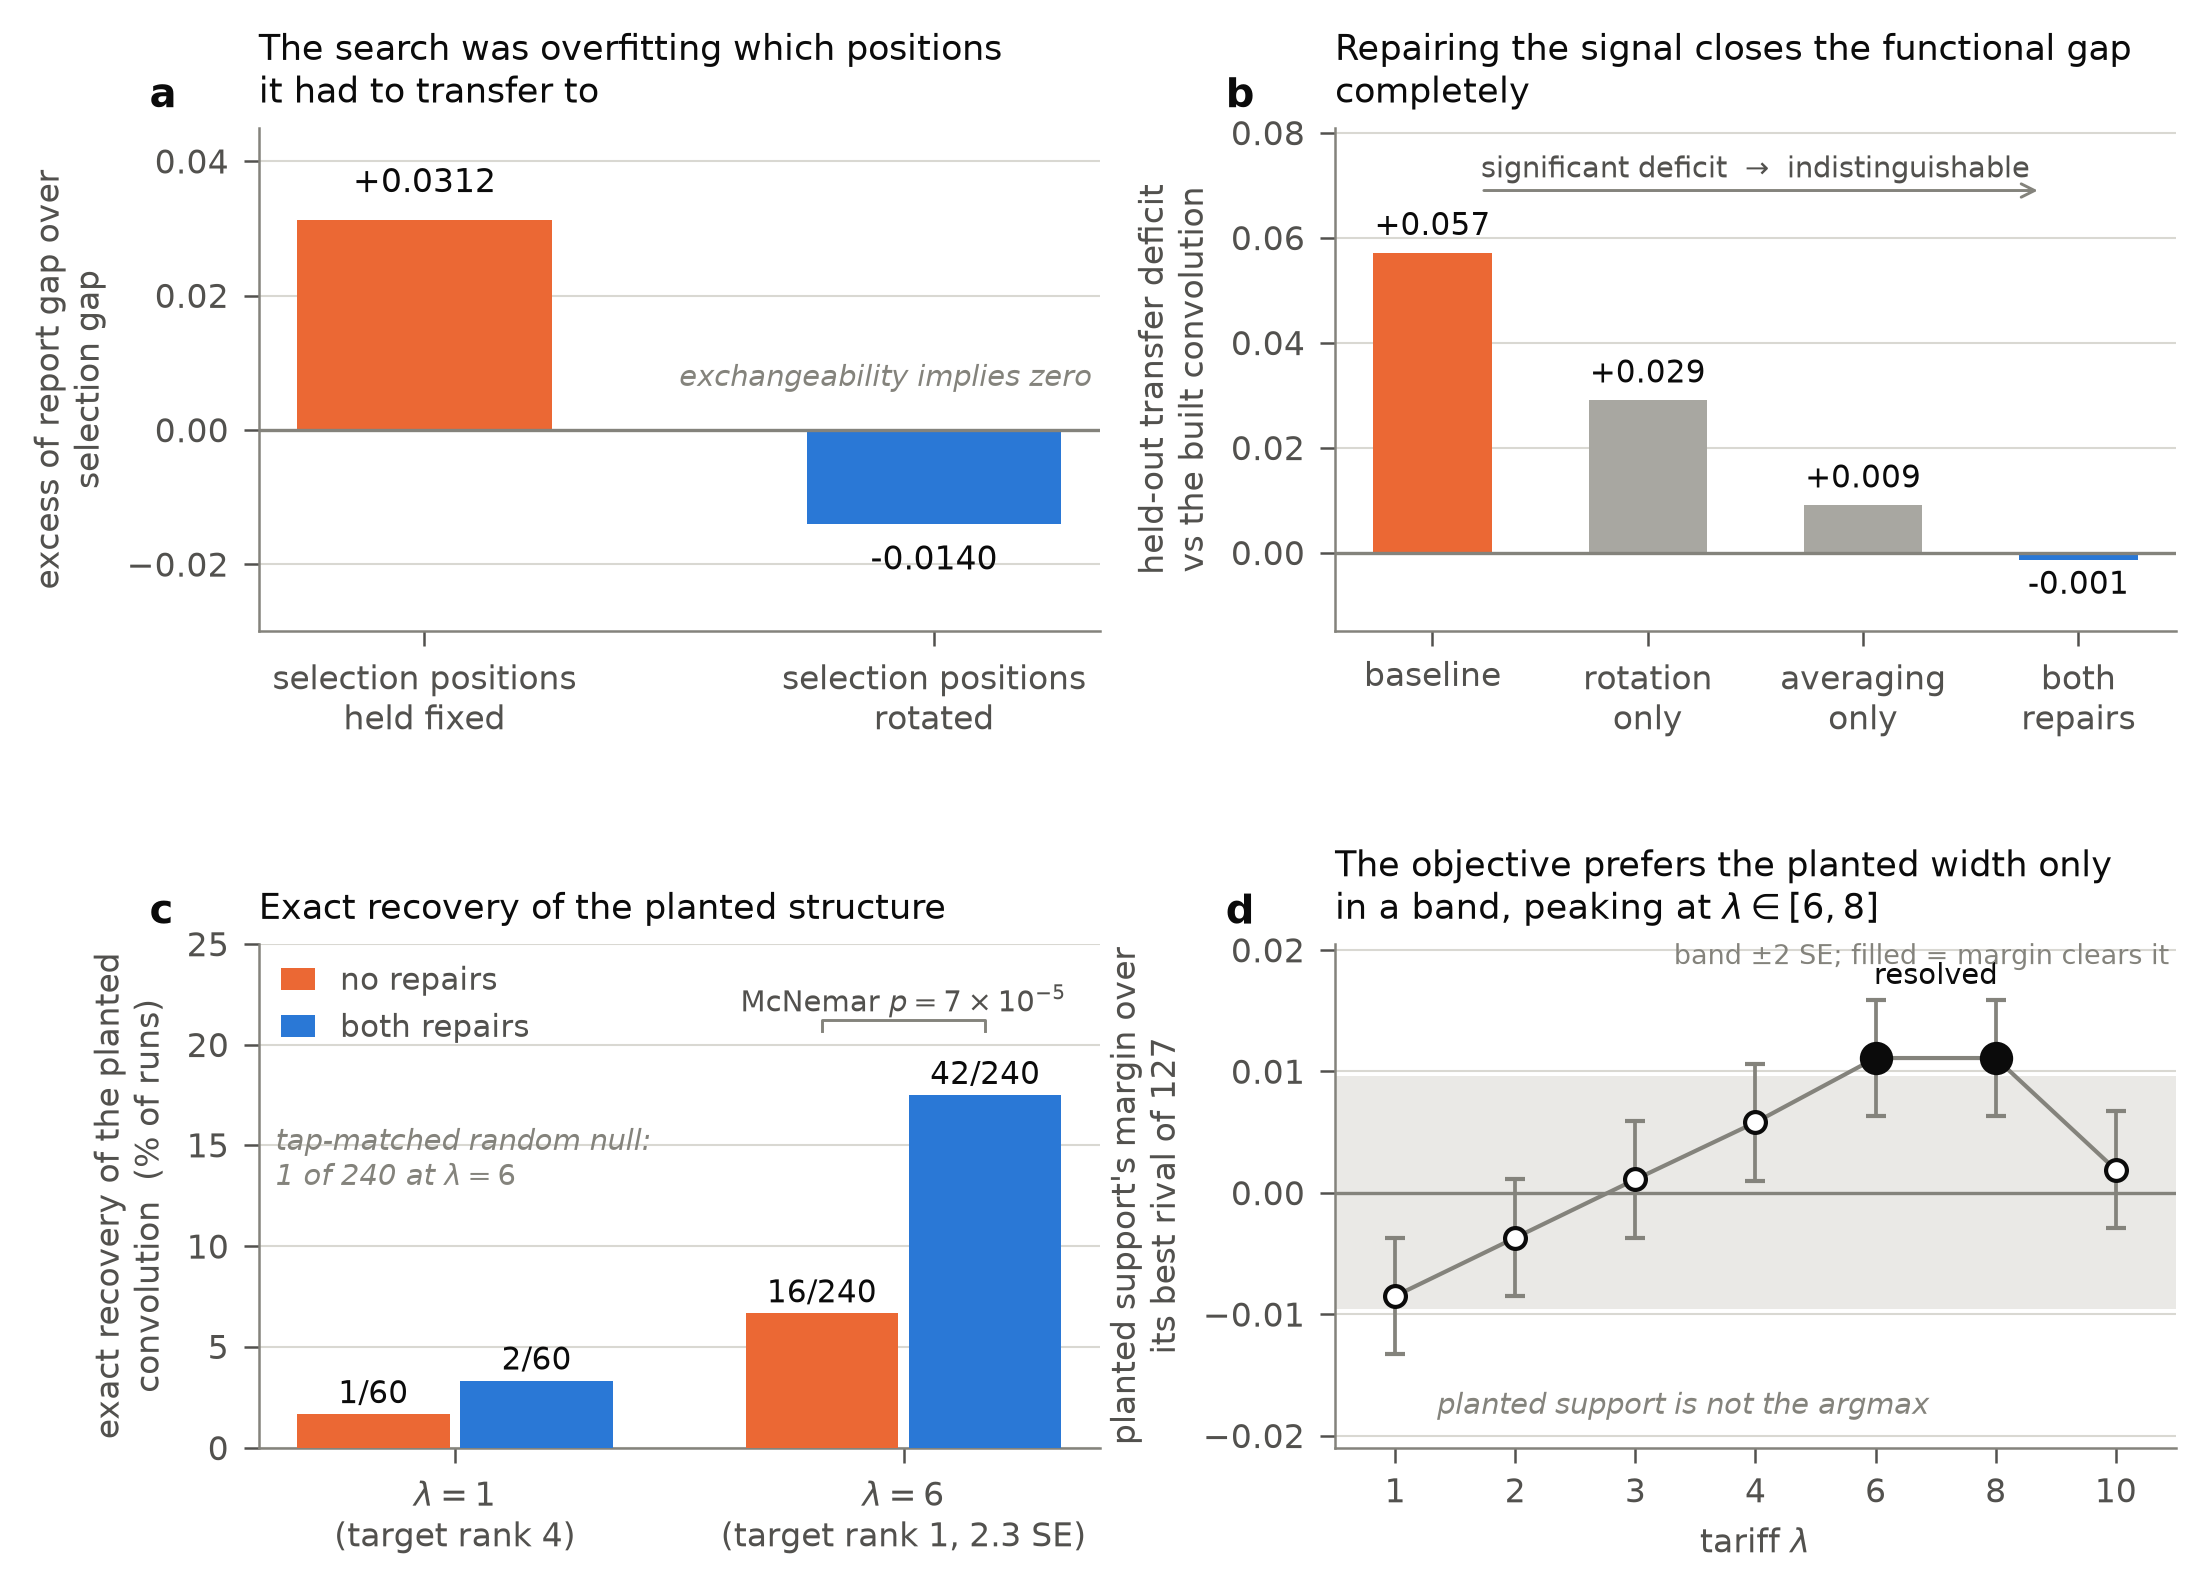

The script that saved this image:
#!/usr/bin/env python
"""fig_barriers.py -- the paper-2 result figure: two measurement repairs and what they buy.

Every number is measured, from probes archived in ~/smbpann as scratch_*.out:
  panel a  scratch_rot_diag_r{0,1}.out       DIAG exchangeability lines
  panel b  scratch_rot_r{0,1}_f{1,12}.out    20 seeds, LAMBDA=1, flip-only, paired vs ideal
  panel c  scratch_fact_r0_f1_lam1.out,      LAMBDA=1 cells at 60 seeds;
           scratch_fact_r1_f12_lam1.out,     LAMBDA=6 cells at 240 seeds from
           scratch_big_{nofix,fixed}_s*.out  (heights are RATES, denominators differ)
  panel d  scratch_subscan_hi_lam{1,6}.out   127-support enumeration, 12 draws x 60 seeds,
           scratch_gate_lam{2,3,4,8,10}.out  margins and their standard error

Run with /home/vas/.venv-figs/bin/python (system python3 has no matplotlib).
Palette: dataviz categorical slots 1 and 2, unchanged; validated for normal vision
(dE 33.6), dichromacy (worst dE 26.5) and greyscale print (luminance gap 0.090).
"""
import matplotlib
matplotlib.use("Agg")
import matplotlib.pyplot as plt
from matplotlib.patches import Patch

NOFIX, FIXED, MID = "#eb6834", "#2a78d6", "#a8a7a1"
INK, INK2, INK3, RULE = "#0b0b0b", "#52514e", "#84837c", "#d9d8d2"

plt.rcParams.update({
    "text.usetex": False, "axes.formatter.use_mathtext": True,
    "font.family": "DejaVu Sans", "font.size": 8,
    "axes.edgecolor": INK3, "axes.linewidth": 0.6, "axes.labelcolor": INK2,
    "xtick.color": INK2, "ytick.color": INK2, "text.color": INK,
    "xtick.major.width": 0.6, "ytick.major.width": 0.6,
    "figure.facecolor": "white", "axes.facecolor": "white",
})

def frame(ax, ygrid=True):
    """Recessive axes: no top/right spine, hairline y grid behind the marks."""
    for s in ("top", "right"):
        ax.spines[s].set_visible(False)
    if ygrid:
        ax.yaxis.grid(True, color=RULE, lw=0.5)
        ax.set_axisbelow(True)

def panel_label(ax, s, x=-0.13):
    ax.text(x, 1.10, s, transform=ax.transAxes, fontsize=9.5,
            fontweight="bold", va="top", ha="left", color=INK)

fig, axes = plt.subplots(2, 2, figsize=(7.1, 5.4))
fig.subplots_adjust(left=0.085, right=0.985, top=0.9, bottom=0.085,
                    wspace=0.28, hspace=0.62)

# ---- (a) the mechanism: the selection split was biased ----------------------
ax = axes[0][0]; frame(ax)
vals = [0.0312, -0.0140]
bars = ax.bar([0, 1], vals, width=0.5, color=[NOFIX, FIXED], zorder=3)
ax.axhline(0, color=INK3, lw=0.8, zorder=4)
ax.set_xticks([0, 1])
ax.set_xticklabels(["selection positions\nheld fixed", "selection positions\nrotated"])
ax.set_ylabel("excess of report gap over\nselection gap")
ax.set_ylim(-0.03, 0.045)
for b, v in zip(bars, vals):
    ax.text(b.get_x() + b.get_width()/2, v + (0.003 if v > 0 else -0.003),
            f"{v:+.4f}", ha="center", va="bottom" if v > 0 else "top",
            fontsize=8, color=INK)
ax.text(0.5, 0.0055, "exchangeability implies zero", transform=ax.get_yaxis_transform(),
        ha="left", va="bottom", fontsize=7, color=INK3, style="italic")
ax.set_title("The search was overfitting which positions\nit had to transfer to",
             fontsize=8.5, color=INK, loc="left", pad=6)
panel_label(ax, "a")

# ---- (b) function converges -------------------------------------------------
ax = axes[0][1]; frame(ax)
lab = ["baseline", "rotation\nonly", "averaging\nonly", "both\nrepairs"]
val = [0.0571, 0.0290, 0.0090, -0.0013]
col = [NOFIX, MID, MID, FIXED]
bars = ax.bar(range(4), val, width=0.55, color=col, zorder=3)
ax.axhline(0, color=INK3, lw=0.8, zorder=4)
ax.set_xticks(range(4)); ax.set_xticklabels(lab)
ax.set_ylabel("held-out transfer deficit\nvs the built convolution")
ax.set_ylim(-0.015, 0.081)
for b, v in zip(bars, val):
    ax.text(b.get_x() + b.get_width()/2, v + (0.002 if v > 0 else -0.002),
            f"{v:+.3f}", ha="center", va="bottom" if v > 0 else "top",
            fontsize=7.5, color=INK)
ax.annotate("", xy=(2.85, 0.0690), xytext=(0.2, 0.0690),
            arrowprops=dict(arrowstyle="->", color=INK3, lw=0.7))
ax.text(1.5, 0.0715, "significant deficit  →  indistinguishable", ha="center",
        fontsize=7, color=INK2)
ax.set_title("Repairing the signal closes the functional gap\ncompletely",
             fontsize=8.5, color=INK, loc="left", pad=6)
panel_label(ax, "b")

# ---- (c) structure emerges: the headline ------------------------------------
ax = axes[1][0]; frame(ax)
# Rates, not counts: the lambda=1 cells ran 60 seeds and the lambda=6 cells 240, so raw heights
# would not be comparable between groups. Counts are given in the labels.
cnt   = {"nofix": [(1, 60), (16, 240)], "fixed": [(2, 60), (42, 240)]}
pct   = {k: [100.0*a/b for a, b in v] for k, v in cnt.items()}
x = [0, 1]; w = 0.34
b1 = ax.bar([i - w/2 - 0.012 for i in x], pct["nofix"], width=w, color=NOFIX,
            zorder=3, label="no repairs")
b2 = ax.bar([i + w/2 + 0.012 for i in x], pct["fixed"], width=w, color=FIXED,
            zorder=3, label="both repairs")
for key, bars in (("nofix", b1), ("fixed", b2)):
    for (n, d), b in zip(cnt[key], bars):
        ax.text(b.get_x() + b.get_width()/2, b.get_height() + 0.55,
                f"{n}/{d}", ha="center", fontsize=7.5, color=INK)
ax.set_xticks(x)
ax.set_xticklabels(["$\\lambda = 1$\n(target rank 4)", "$\\lambda = 6$\n(target rank 1, 2.3 SE)"])
ax.set_ylabel("exact recovery of the planted\nconvolution  (% of runs)")
ax.set_ylim(0, 25)
ax.legend(frameon=False, fontsize=7.5, loc="upper left", handlelength=1.1,
          labelcolor=INK2, borderpad=0.2)
xl, xr, yb = 1 - w/2 - 0.012, 1 + w/2 + 0.012, 21.2          # bracket over the lam=6 pair
ax.plot([xl, xl, xr, xr], [yb - 0.5, yb, yb, yb - 0.5], color=INK3, lw=0.7, zorder=4)
ax.text(1.0, yb + 0.45, "McNemar $p = 7\\times10^{-5}$", ha="center", fontsize=7, color=INK2)
ax.text(0.02, 0.52, "tap-matched random null:\n1 of 240 at $\\lambda=6$",
        transform=ax.transAxes, fontsize=7, color=INK3, style="italic")
ax.set_title("Exact recovery of the planted structure",
             fontsize=8.5, color=INK, loc="left", pad=6)
panel_label(ax, "c")

# ---- (d) the tariff window: where the objective prefers the planted support ---
ax = axes[1][1]; frame(ax)
lam  = [1, 2, 3, 4, 6, 8, 10]
marg = [-0.0085, -0.0037, 0.0011, 0.0058, 0.0111, 0.0111, 0.0019]
se   = 0.0048
xs   = list(range(len(lam)))                 # categorical spacing; lambda is not linear here
resolved = [abs(m) >= 2*se and m > 0 for m in marg]
ax.axhline(0, color=INK3, lw=0.8, zorder=2)
ax.axhspan(-2*se, 2*se, color=RULE, alpha=0.55, zorder=1, lw=0)
ax.plot(xs, marg, "-", color=INK3, lw=1.0, zorder=3)
for xi, m, r in zip(xs, marg, resolved):
    ax.errorbar([xi], [m], yerr=[se], fmt="o", ms=7 if r else 5,
                color=INK if r else "white", ecolor=INK3, elinewidth=0.9,
                capsize=2.5, markeredgecolor=INK, markeredgewidth=1.0, zorder=4)
ax.set_xticks(xs); ax.set_xticklabels([str(l) for l in lam])
ax.set_xlabel("tariff $\\lambda$")
ax.set_ylabel("planted support's margin over\nits best rival of 127")
ax.set_xlim(-0.5, len(lam) - 0.5); ax.set_ylim(-0.021, 0.0205)
ax.text(4.5, 0.0172, "resolved", ha="center", fontsize=7, color=INK)
ax.text(0.35, -0.0182, "planted support is not the argmax", fontsize=7,
        color=INK3, style="italic")
ax.text(len(lam) - 0.55, 0.0188, "band $\\pm$2 SE; filled = margin clears it",
        ha="right", fontsize=6.5, color=INK3)
ax.set_title("The objective prefers the planted width only\nin a band, peaking at $\\lambda\\in[6,8]$",
             fontsize=8.5, color=INK, loc="left", pad=6)
panel_label(ax, "d")

for ext in ("pdf", "png"):
    fig.savefig(f"fig_barriers.{ext}", dpi=300,
                bbox_inches="tight", facecolor="white")
print("wrote fig_barriers.pdf and fig_barriers.png")
